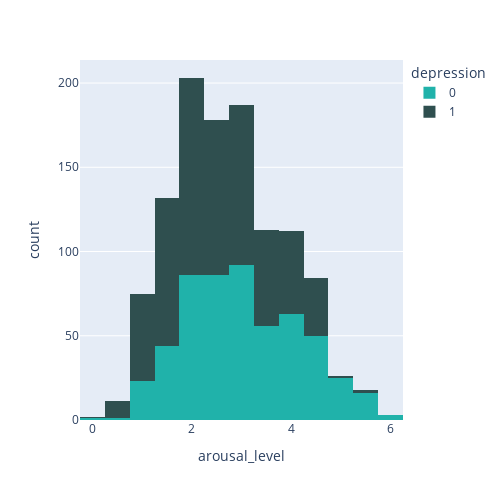

Source (notebook cell):
### Code cell
# libraries & dataset
import plotly.express as px
fig = px.histogram(data_all, x="arousal_level", color="depression", color_discrete_map = {0:'lightseagreen',1:'darkslategrey'},labels={0:'healthy controls',1:'depression patients'})
fig.update_layout(
    autosize=False,
    width=500,
    height=500,)
fig.show()

### Figure 1 — Plotly figure (JSON) as saved in the notebook; plotly's stock layout.template omitted (floating-point values rounded to 4 significant figures; data arrays with more than 128 entries replaced by an {"elided": "..."} marker saying what was removed)
{"data": [{"alignmentgroup": "True", "bingroup": "x", "hovertemplate": "depression=0<br>arousal_level=%{x}<br>count=%{y}<extra></extra>", "legendgroup": "0", "marker": {"color": "lightseagreen", "pattern": {"shape": ""}}, "name": "0", "offsetgroup": "0", "orientation": "v", "showlegend": true, "type": "histogram", "x": {"elided": "546 float values"}, "xaxis": "x", "yaxis": "y"}, {"alignmentgroup": "True", "bingroup": "x", "hovertemplate": "depression=1<br>arousal_level=%{x}<br>count=%{y}<extra></extra>", "legendgroup": "1", "marker": {"color": "darkslategrey", "pattern": {"shape": ""}}, "name": "1", "offsetgroup": "1", "orientation": "v", "showlegend": true, "type": "histogram", "x": {"elided": "598 float values"}, "xaxis": "x", "yaxis": "y"}], "layout": {"autosize": false, "barmode": "relative", "height": 500, "legend": {"title": {"text": "depression"}, "tracegroupgap": 0}, "margin": {"t": 60}, "width": 500, "xaxis": {"anchor": "y", "domain": [0, 1], "title": {"text": "arousal_level"}}, "yaxis": {"anchor": "x", "domain": [0, 1], "title": {"text": "count"}}}}
